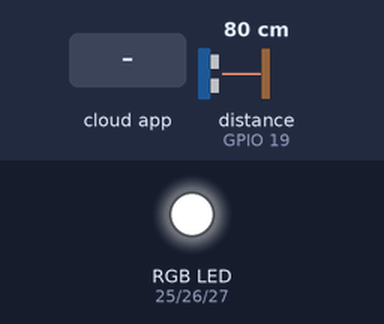
Recording of a sketch running on a simulated ESP32. Shown: an RGB LED mixed from three pins (HIGH = lit). Inputs (shaded band) come from the test bench; at power-on: distance to the obstacle (sensor on GPIO 19) 80 cm. The echo pulse lasts 58.3 µs per cm; WiFi joins after 1.5 s; servers stay silent unless stated; no MQTT or app messages arrive unless stated; pins used as bus, display or sensor lines are not drawn; what the sketch prints to the serial monitor is not drawn.

Above: at 2.7 s.
2.8 s: the phone or cloud app sets boton to OFF
At 4.2 s:
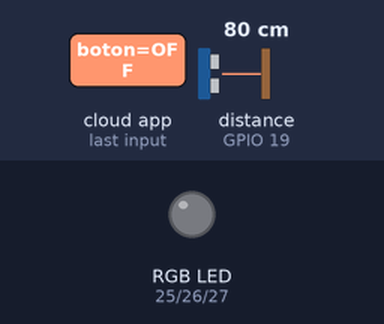
6.7 s: the phone or cloud app sets boton to ON
At 7.9 s:
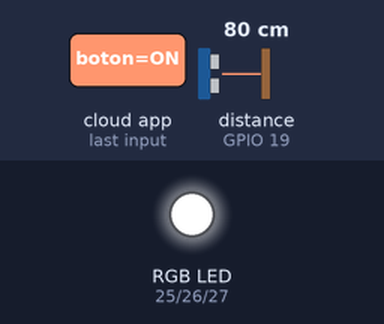
8.2 s: distance to the obstacle (sensor on GPIO 19) set to 4 cm
At 11.4 s:
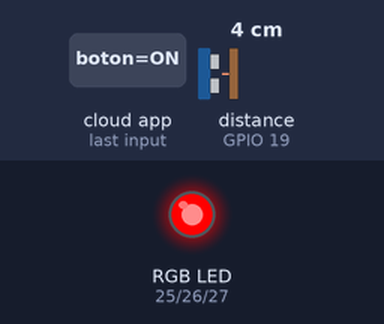
11.7 s: distance to the obstacle (sensor on GPIO 19) set to 9 cm
15.7 s: distance to the obstacle (sensor on GPIO 19) set to 12 cm
At 20.7 s:
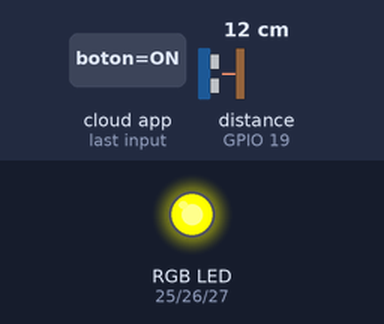
Timing chart, 0 to 21.8 s (numbered marks = the images above; inputs shaded):
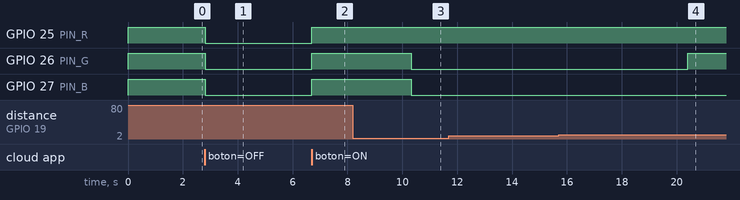

Measured:
- the behaviour switches between 10 and 11 cm on distance to the obstacle (sensor on GPIO 19) (found by bisection; images 3 and 4)
- after the input at 2.8 s, GPIO 25 (PIN_R), GPIO 26 (PIN_G), GPIO 27 (PIN_B): HIGH → LOW at once
- after the input at 6.7 s, GPIO 25 (PIN_R), GPIO 26 (PIN_G), GPIO 27 (PIN_B): LOW → HIGH at once
- after the input at 8.2 s, GPIO 26 (PIN_G), GPIO 27 (PIN_B): HIGH → LOW after 2.1 s
- after the input at 11.7 s, every drawn part: stays the same
- after the input at 15.7 s, GPIO 26 (PIN_G): LOW → HIGH after 4.7 s

The sketch:

Ultrasonico_LedRGB_Adafrait.ino
```cpp
#include <WiFi.h>
#include "Adafruit_MQTT.h"
#include "Adafruit_MQTT_Client.h"

// ---------------------- CONFIGURACIÓN WI-FI ----------------------
#define WLAN_SSID   "ARTEFACTOS"
#define WLAN_PASS   "87654321"

// ---------------------- CONFIGURACIÓN ADAFRUIT IO ----------------------
#define AIO_SERVER      "io.adafruit.com"
#define AIO_SERVERPORT  1883
#define AIO_USERNAME    "AIO_USERNAME"
#define AIO_KEY         "AIO_KEY"

// ---------------------- PINES ----------------------
#define TRIG_PIN  18
#define ECHO_PIN  19
#define PIN_R     25
#define PIN_G     26
#define PIN_B     27

// ---------------------- AJUSTES ----------------------
#define RGB_ANODO_COMUN  false

#define PWM_FREQ 5000
#define PWM_RES  8

#define INTERVALO_PUBLICAR_MS 5000

#define DIST_CERCA_CM 20
#define DIST_MEDIA_CM 50

// ---------------------- CLIENTE MQTT Y FEED ----------------------
WiFiClient client;

Adafruit_MQTT_Client mqtt(
  &client,
  AIO_SERVER,
  AIO_SERVERPORT,
  AIO_USERNAME,
  AIO_KEY
);

Adafruit_MQTT_Publish feedDistancia =
  Adafruit_MQTT_Publish(
    &mqtt,
    AIO_USERNAME "/feeds/distancia"
  );

Adafruit_MQTT_Subscribe feedBoton =
  Adafruit_MQTT_Subscribe(
    &mqtt,
    AIO_USERNAME "/feeds/boton"
  );

float ultimaDistancia = -1;
bool ledEncendido = true;
unsigned long ultimoPublicar = 0;
unsigned long ultimoPing = 0;

// ---------------------- PROTOTIPOS ----------------------
void conectarWiFi();
void conectarMQTT();

float leerDistanciaCm();
float distanciaPromedio(int muestras);

void escribirRGB(uint8_t r, uint8_t g, uint8_t b);
void actualizarLED();

// =====================================================================
// SETUP
// =====================================================================
void setup() {

  Serial.begin(115200);

  delay(10);

  pinMode(TRIG_PIN, OUTPUT);
  pinMode(ECHO_PIN, INPUT);

  // PWM ESP32
  ledcAttach(PIN_R, PWM_FREQ, PWM_RES);
  ledcAttach(PIN_G, PWM_FREQ, PWM_RES);
  ledcAttach(PIN_B, PWM_FREQ, PWM_RES);

  // Blanco mientras inicia
  escribirRGB(255, 255, 255);
  conectarWiFi();
  mqtt.subscribe(&feedBoton);
}


void loop() {

  conectarMQTT();

  Adafruit_MQTT_Subscribe *subscription;

  while ((subscription = mqtt.readSubscription(100))) {

    if (subscription == &feedBoton) {

      const char *mensaje = (char *)feedBoton.lastread;

      Serial.print("Toggle recibido: ");
      Serial.println(mensaje);

      if (strcmp(mensaje, "ON") == 0) {

        ledEncendido = true;

      } else if (strcmp(mensaje, "OFF") == 0) {

        ledEncendido = false;
      }

      actualizarLED();
    }
  }

  // ================================================================
  // ULTRASÓNICO
  // ================================================================

  if (millis() - ultimoPublicar >= INTERVALO_PUBLICAR_MS) {

    ultimoPublicar = millis();

    float d = distanciaPromedio(5);

    if (d > 0) {

      ultimaDistancia = d;

      Serial.print("Distancia: ");
      Serial.print(d, 1);
      Serial.println(" cm");

      if (!feedDistancia.publish(d)) {

        Serial.println("Error al publicar la distancia");

      } else {

        Serial.println("Distancia publicada en Adafruit IO");
      }

    } else {

      ultimaDistancia = -1;

      Serial.println("Lectura fuera de rango o sin eco");
    }

    actualizarLED();
  }

  // ================================================================
  // MANTENER MQTT CONECTADO
  // ================================================================

  if (millis() - ultimoPing >= 30000) {

    ultimoPing = millis();

    if (!mqtt.ping()) {
      mqtt.disconnect();
    }
  }
}

// =====================================================================
// ULTRASÓNICO HC-SR04
// =====================================================================
float leerDistanciaCm() {

  // Limpiar TRIG
  digitalWrite(TRIG_PIN, LOW);
  delayMicroseconds(2);

  // Pulso de 10 microsegundos
  digitalWrite(TRIG_PIN, HIGH);
  delayMicroseconds(10);

  digitalWrite(TRIG_PIN, LOW);

  // Esperar el eco
  long duracion = pulseIn(
    ECHO_PIN,
    HIGH,
    30000
  );

  // Si no hubo eco
  if (duracion == 0) {
    return -1;
  }

  // Distancia = tiempo × velocidad del sonido / 2
  float distancia = (duracion * 0.0343) / 2.0;

  // Rango que queremos utilizar
  if (distancia < 2 || distancia > 100) {
    return -1;
  }

  return distancia;
}

// =====================================================================
// PROMEDIO DE DISTANCIAS
// =====================================================================
float distanciaPromedio(int muestras) {

  float suma = 0;

  int validas = 0;

  for (int i = 0; i < muestras; i++) {

    float d = leerDistanciaCm();

    if (d > 0) {

      suma += d;

      validas++;
    }

    // Evita que se mezclen los ecos
    delay(40);
  }

  if (validas > 0) {

    return suma / validas;

  } else {

    return -1;
  }
}

// =====================================================================
// LED RGB
// =====================================================================
void escribirRGB(
  uint8_t r,
  uint8_t g,
  uint8_t b
) {

  if (RGB_ANODO_COMUN) {

    r = 255 - r;

    g = 255 - g;

    b = 255 - b;
  }

  ledcWrite(PIN_R, r);

  ledcWrite(PIN_G, g);

  ledcWrite(PIN_B, b);
}

// =====================================================================
// ACTUALIZAR COLOR SEGÚN DISTANCIA
// =====================================================================
#define DIST_CERCA_CM 10
#define DIST_MEDIA_CM 20
#define DIST_MAX_CM   30

void actualizarLED() {

  // El Toggle está apagado
  if (!ledEncendido) {

    escribirRGB(0, 0, 0);

    return;
  }

  // No hay una distancia válida
  if (ultimaDistancia <= 0 || ultimaDistancia > DIST_MAX_CM) {

    escribirRGB(255, 255, 255);

    return;
  }

  if (ultimaDistancia <= DIST_CERCA_CM) {

    // 0 - 10 cm -> ROJO
    escribirRGB(255, 0, 0);

  } else if (ultimaDistancia <= DIST_MEDIA_CM) {

    // 10 - 20 cm -> AMARILLO
    escribirRGB(255, 255, 0);

  } else {

    // 20 - 30 cm -> VERDE
    escribirRGB(0, 255, 0);
  }
}

// =====================================================================
// CONEXIÓN WI-FI
// =====================================================================
void conectarWiFi() {

  Serial.print("Conectando a ");

  Serial.println(WLAN_SSID);

  WiFi.begin(WLAN_SSID, WLAN_PASS);

  while (WiFi.status() != WL_CONNECTED) {

    delay(500);

    Serial.print(".");
  }

  Serial.println();

  Serial.print("WiFi conectado. IP: ");

  Serial.println(WiFi.localIP());
}

// =====================================================================
// CONEXIÓN MQTT
// =====================================================================
void conectarMQTT() {

  if (mqtt.connected()) {
    return;
  }

  Serial.print("Conectando a Adafruit IO... ");

  int8_t ret;

  uint8_t intentos = 3;

  while ((ret = mqtt.connect()) != 0) {

    Serial.println(mqtt.connectErrorString(ret));

    Serial.println("Reintentando en 5 segundos...");

    mqtt.disconnect();

    delay(5000);

    intentos--;

    if (intentos == 0) {

      Serial.println(
        "No se pudo conectar. Reiniciando la ESP32..."
      );

      ESP.restart();
    }
  }

  Serial.println("¡Conectado a Adafruit IO!");
}
```
